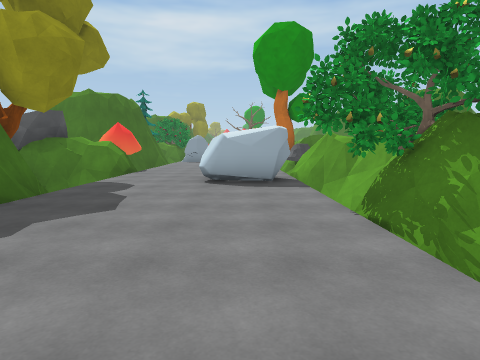
[1] (above)

16 first-person views from a walk through a Unity game level. The camera is 1.5 m above the floor, tilts 6° down and sees 75° across. The floor is counted in squares, 2 m on a side. Each view is taken from the middle of a square. On the plan, view 1 faces up. The plan holds only what a view shows up to about 10 squares ahead; the rest is blank. The place goes on beyond the plan. The player is left out. Some animated figures are left out.

[2]
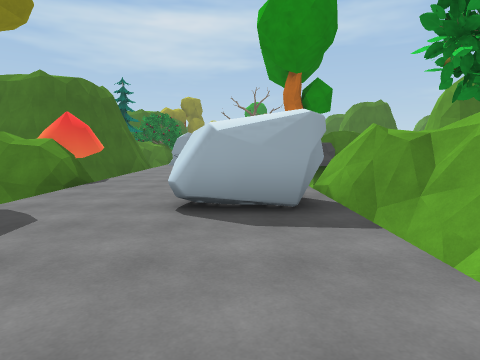

[3]
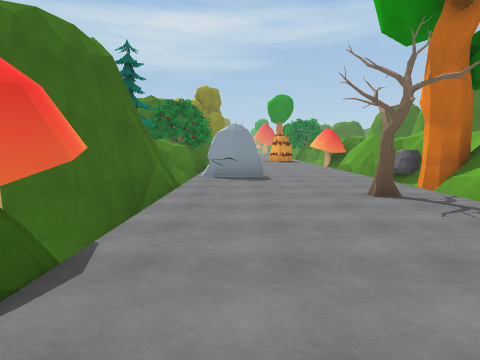

[4]
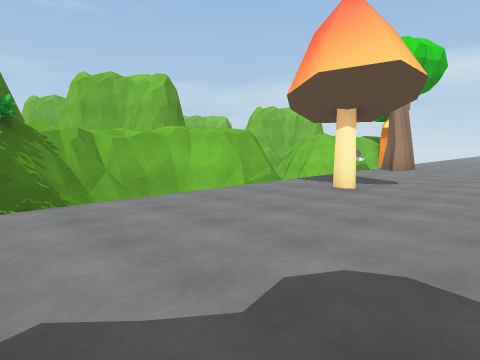

[5]
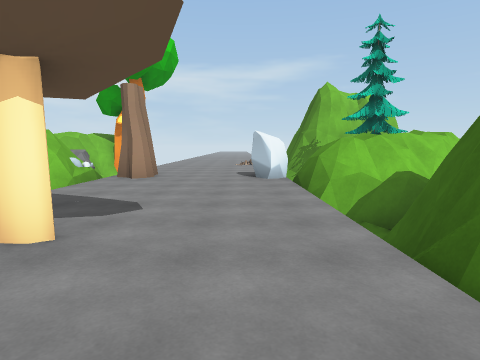

[6]
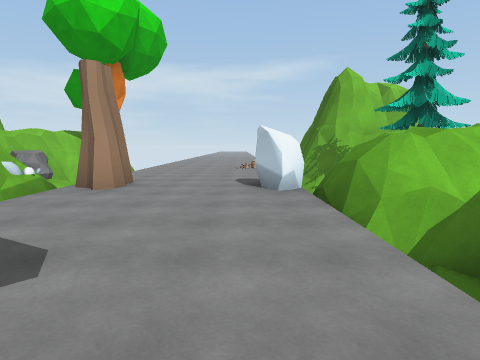

[7]
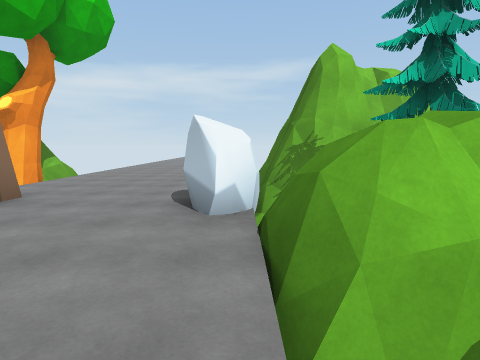

[8]
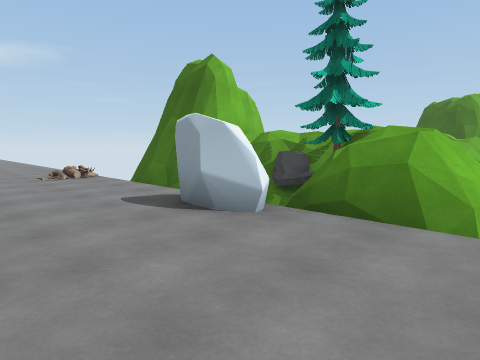

[9]
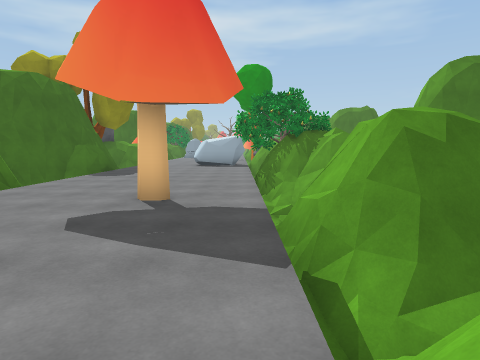

[10]
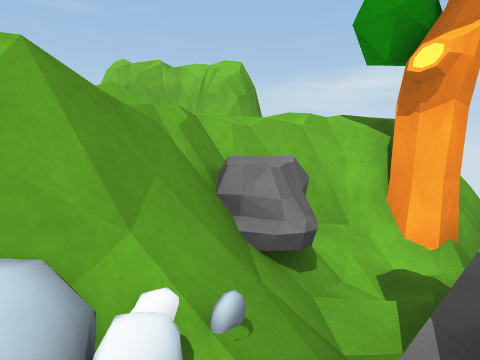

[11]
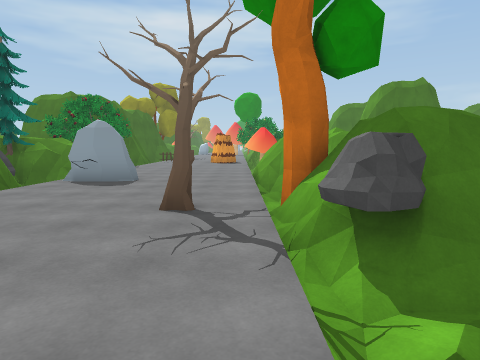

[12]
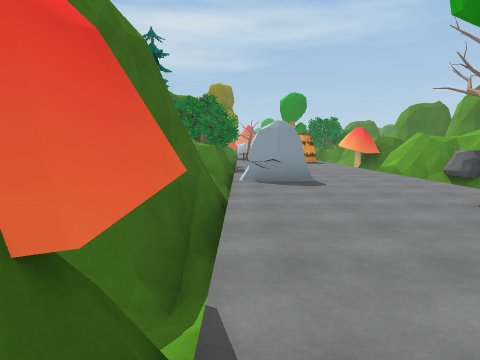

[13]
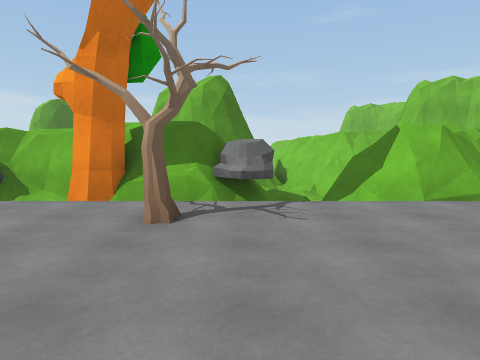

[14]
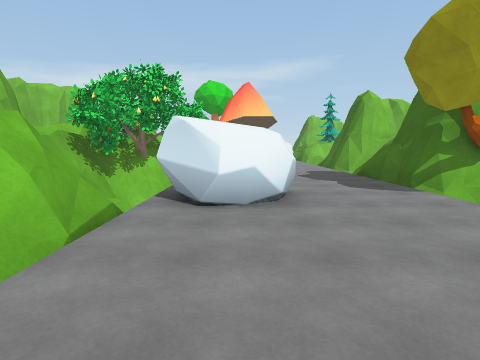

[15]
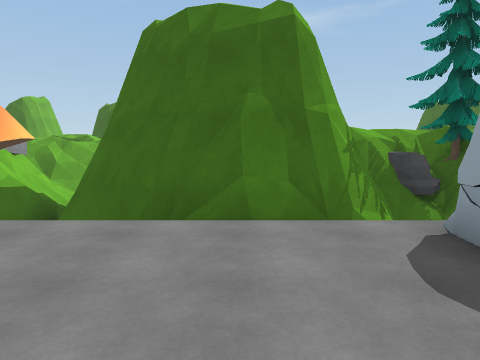

[16]
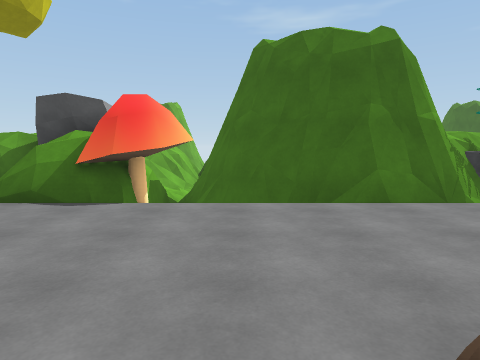

### Floor plan
Key: @ floor where view 1 was taken; # wall or solid block; x gap in a wall; . floor; = window, fence, low wall or low ledge; ^ raised ledge; v drop or lower ground; R rock; T tree; S stump.
Columns run from 6 left of view 1 to 4 right of it. Each row starts with its distance up from view 1.
 19   #=. ..#
 18 #T^.....###
 17 #Rv.....RR#
 16 ###RR...v##
 15   #.....T#
 14   #.....T#
 13  ##...T.##
 12 ###.....R##
 11 #vv.....vvv
 10 ###.....x^
  9 ###.....##
  8 ###...R.##
  7 ##v..RRRv#
  6  ##.....v##
  5   #.....T=
  4   #.....T#
  3  ##.....##
  2  #v.....v##
  1    .....v##
  0   #...@.v##
 -1   #.....###
 -2   #...#.###
 -3  ##.....v##
 -4  =v.....vv
 -5 ###.....#
 -6 ###.....#
 -7 #TvR..S.###
 -8 #Rv.....RR#
 -9 ###.....v##
-10   #.....T#
-11   #.....##
-12   #.....##
-13    v....

Where each view was taken, in squares from view 1:
view 1: 0 up, 0 right, facing up
view 2: 3 up, 0 right, facing up
view 3: 8 up, 2 left, facing up
view 4: 4 up, 3 left, facing down-right
view 5: 1 up, 2 left, facing down
view 6: 1 down, 2 left, facing down
view 7: 3 down, 3 left, facing down
view 8: 4 down, 0 right, facing down-left
view 9: 6 down, 1 right, facing up
view 10: 6 down, 1 right, facing down-right
view 11: 9 up, 1 right, facing up
view 12: 9 up, 3 left, facing up
view 13: 12 up, 3 left, facing right
view 14: 12 up, 0 right, facing down
view 15: 14 up, 0 right, facing left
view 16: 12 up, 1 right, facing left
